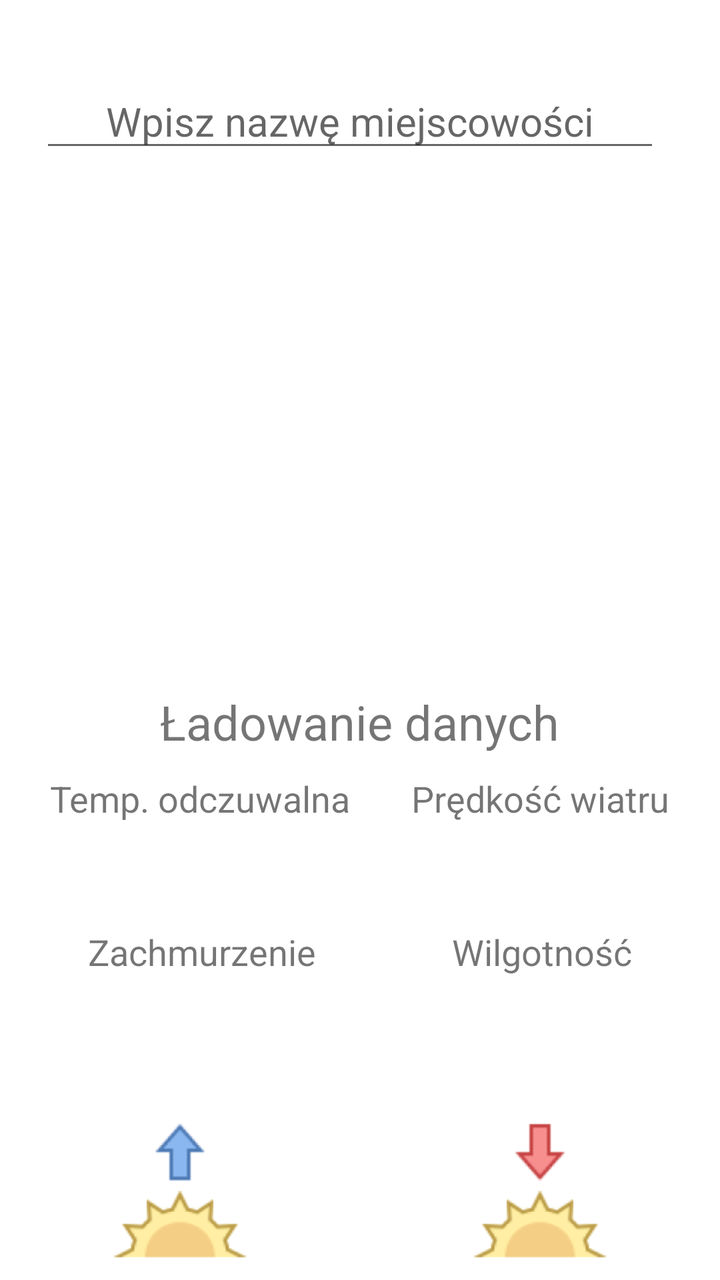
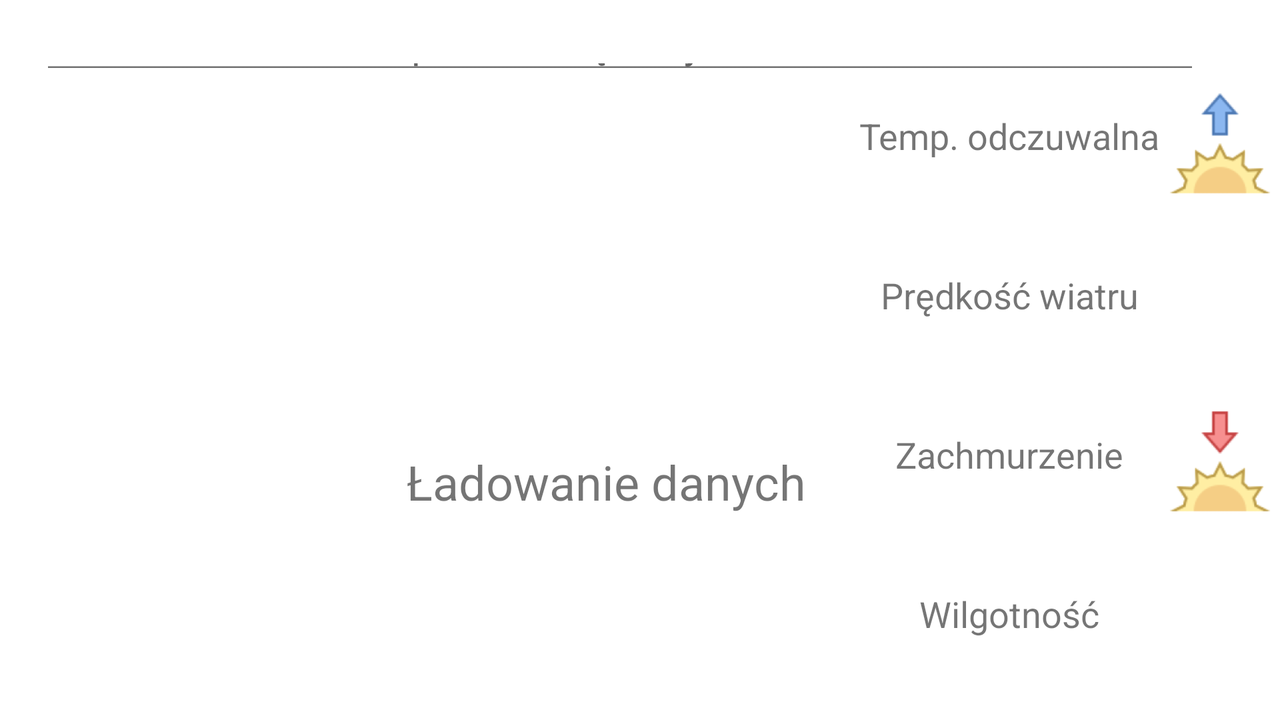

Compare how this app lays out the same screen by default and in its alternative resource folder. The renders come first, then the two layout files and the values they reference.
<!-- AndroidManifest.xml: application theme Theme.WeatherApp -->
<!-- res/layout/fragment_weather.xml -->
<?xml version="1.0" encoding="utf-8"?>
<LinearLayout xmlns:android="http://schemas.android.com/apk/res/android"
    xmlns:tools="http://schemas.android.com/tools"
    android:layout_width="match_parent"
    android:layout_height="match_parent"
    tools:context=".ui.WeatherFragment"
    android:layout_margin="5dp"
    android:orientation="vertical">

    <LinearLayout
        android:layout_width="match_parent"
        android:layout_height="wrap_content"
        android:orientation="horizontal"
        android:layout_marginBottom="10dp">

        <TextView
            android:id="@+id/text_view_date"
            android:layout_width="0dp"
            android:layout_height="wrap_content"
            android:textSize="20sp"
            android:textAlignment="textStart"
            android:layout_weight="1"
            />

        <TextView
            android:layout_width="0dp"
            android:layout_height="wrap_content"
            android:textSize="20sp"
            android:layout_weight="1"
            android:textStyle="bold"
            android:textAlignment="center"
            android:id="@+id/text_view_city_name"/>
        <TextView
            android:id="@+id/text_view_time"
            android:layout_width="0dp"
            android:layout_height="wrap_content"
            android:layout_weight="1"
            android:textAlignment="textEnd"
            android:textSize="20sp"/>

    </LinearLayout>


    <LinearLayout
        android:layout_width="match_parent"
        android:layout_height="wrap_content"
        android:orientation="horizontal">

        <EditText
            android:id="@+id/edit_text_city"
            android:layout_width="0dp"
            android:layout_height="44dp"
            android:hint="@string/city_edit_txt_hint"
            android:textSize="20sp"
            android:layout_marginStart="20dp"
            android:layout_weight="1"
            android:layout_marginEnd="20dp"
            android:textAlignment="center"
            />

        <ImageButton
            android:id="@+id/button_set_city"
            android:layout_width="wrap_content"
            android:layout_height="wrap_content"
            android:src="@drawable/ic_baseline_check_24"
            android:layout_marginEnd="10dp"
            android:background="@color/orange_700"
            />


    </LinearLayout>

    <LinearLayout
        android:layout_width="wrap_content"
        android:layout_height="wrap_content"
        android:layout_gravity="center"
        android:orientation="vertical">

        <ImageView
            android:id="@+id/image_view_icon"
            android:layout_width="150dp"
            android:layout_height="150dp"
            android:layout_gravity="center" />
        <TextView
            android:id="@+id/text_view_description"
            android:layout_width="wrap_content"
            android:layout_height="wrap_content"
            android:textSize="25sp"
            android:layout_gravity="center"
            />

        <TextView
            android:id="@+id/text_view_temp"
            android:layout_width="wrap_content"
            android:layout_height="wrap_content"
            android:textSize="60sp"
            android:textStyle="bold"
            android:layout_gravity="center"
            />

        <TextView
            android:id="@+id/text_view_pressure"
            android:layout_width="wrap_content"
            android:layout_height="wrap_content"
            android:text="@string/loading_data"
            android:textSize="24sp"
            android:layout_gravity="center"
            />

    </LinearLayout>

    <LinearLayout
        android:layout_width="match_parent"
        android:layout_height="wrap_content"
        android:layout_margin="10dp"
        android:orientation="horizontal">
        <LinearLayout
            android:layout_width="wrap_content"
            android:layout_height="match_parent"
            android:layout_weight="1"
            android:gravity="center"
            android:orientation="vertical">
            <TextView
                android:layout_width="wrap_content"
                android:layout_height="wrap_content"
                android:textSize="18sp"
                android:text="@string/feels_like"/>
            <TextView
                android:layout_width="wrap_content"
                android:layout_height="wrap_content"
                android:textStyle="bold"
                android:textSize="24sp"
                android:id="@+id/text_view_feels_like"/>
        </LinearLayout>

        <LinearLayout
            android:layout_width="wrap_content"
            android:layout_height="match_parent"
            android:layout_weight="1"
            android:gravity="center"
            android:orientation="vertical">
            <TextView
                android:layout_width="wrap_content"
                android:layout_height="wrap_content"
                android:textSize="18sp"
                android:text="@string/wind_speed"/>
            <TextView
                android:layout_width="wrap_content"
                android:layout_height="wrap_content"
                android:textStyle="bold"
                android:textSize="24sp"
                android:id="@+id/text_view_wind_speed"/>
        </LinearLayout>
    </LinearLayout>

    <LinearLayout
        android:layout_width="match_parent"
        android:layout_height="wrap_content"
        android:layout_margin="10dp"
        android:orientation="horizontal">
        <LinearLayout
            android:layout_width="wrap_content"
            android:layout_height="match_parent"
            android:layout_weight="1"
            android:gravity="center"
            android:orientation="vertical">
            <TextView
                android:layout_width="wrap_content"
                android:layout_height="wrap_content"
                android:textSize="18sp"
                android:text="@string/cloudiness"/>
            <TextView
                android:layout_width="wrap_content"
                android:layout_height="wrap_content"
                android:textStyle="bold"
                android:textSize="24sp"
                android:id="@+id/text_view_cloudiness"/>
        </LinearLayout>

        <LinearLayout
            android:layout_width="wrap_content"
            android:layout_height="match_parent"
            android:layout_weight="1"
            android:gravity="center"
            android:orientation="vertical">
            <TextView
                android:layout_width="wrap_content"
                android:layout_height="wrap_content"
                android:textSize="18sp"
                android:text="@string/humidity"/>
            <TextView
                android:layout_width="wrap_content"
                android:layout_height="wrap_content"
                android:textStyle="bold"
                android:textSize="24sp"
                android:id="@+id/text_view_humidity"/>
        </LinearLayout>
    </LinearLayout>

    <LinearLayout
        android:layout_width="match_parent"
        android:layout_height="wrap_content"
        android:layout_marginTop="25dp"
        android:orientation="horizontal">

        <LinearLayout
            android:layout_width="wrap_content"
            android:layout_height="match_parent"
            android:orientation="vertical"
            android:layout_weight="1"
            tools:ignore="NestedWeights">

            <ImageView
                android:layout_width="80dp"
                android:layout_height="80dp"
                android:src="@mipmap/sunrise"
                android:layout_gravity="center" />

            <TextView
                android:id="@+id/text_view_sunrise"
                android:layout_width="wrap_content"
                android:layout_height="wrap_content"
                android:textSize="30sp"
                android:layout_gravity="center"
                />

        </LinearLayout>
        <LinearLayout
            android:layout_width="wrap_content"
            android:layout_height="match_parent"
            android:orientation="vertical"
            android:layout_weight="1">

            <ImageView
                android:layout_width="80dp"
                android:layout_height="80dp"
                android:src="@mipmap/sunset"
                android:layout_gravity="center" />

            <TextView
                android:id="@+id/text_view_sunset"
                android:layout_width="wrap_content"
                android:layout_height="wrap_content"
                android:textSize="30sp"
                android:layout_gravity="center"
                />

        </LinearLayout>

    </LinearLayout>

</LinearLayout>
<!-- resources referenced by this layout -->
<resources>
  <color name="orange_700">#F36C01</color>
  <!-- mipmap sunrise: png bitmap (mipmap-hdpi, 2515 bytes) -->
  <!-- mipmap sunset: png bitmap (mipmap-hdpi, 2491 bytes) -->
  <string name="city_edit_txt_hint">Wpisz nazwę miejscowości</string>
  <string name="cloudiness">Zachmurzenie</string>
  <string name="feels_like">Temp. odczuwalna</string>
  <string name="humidity">Wilgotność</string>
  <string name="loading_data">Ładowanie danych</string>
  <string name="wind_speed">Prędkość wiatru</string>
  <style name="Theme.WeatherApp" parent="Theme.MaterialComponents.DayNight.DarkActionBar">
          
          <item name="colorPrimary">@color/orange_700</item>
          <item name="colorPrimaryVariant">@color/orange_500</item>
          <item name="colorOnPrimary">@color/white</item>
          
          <item name="colorSecondary">@color/green_200</item>
          <item name="colorSecondaryVariant">@color/green_700</item>
          <item name="colorOnSecondary">@color/black</item>
          
          <item name="android:statusBarColor" tools:targetApi="l">?attr/colorPrimaryVariant</item>
          
      </style>
  <color name="orange_500">#FF8C00</color>
  <color name="white">#FFFFFFFF</color>
  <color name="black">#FF000000</color>
</resources>
<!-- res/layout-land/fragment_weather.xml (the author's variant of the layout above) -->
<!-- drawn on the phone turned sideways -->
<?xml version="1.0" encoding="utf-8"?>
<LinearLayout xmlns:android="http://schemas.android.com/apk/res/android"
    xmlns:tools="http://schemas.android.com/tools"
    android:layout_width="match_parent"
    android:layout_height="match_parent"
    tools:context=".ui.WeatherFragment"
    android:layout_margin="5dp"
    android:orientation="vertical">

    
    <LinearLayout
        android:layout_width="match_parent"
        android:layout_height="wrap_content"
        android:orientation="horizontal">

        <TextView
            android:id="@+id/text_view_date"
            android:layout_width="0dp"
            android:layout_height="wrap_content"
            android:textSize="16sp"
            android:textAlignment="textStart"
            android:layout_weight="1"
            />
        <TextView
            android:layout_width="0dp"
            android:layout_height="wrap_content"
            android:textSize="16sp"
            android:layout_weight="1"
            android:textStyle="bold"
            android:textAlignment="center"
            android:id="@+id/text_view_city_name"/>

        <TextView
            android:id="@+id/text_view_time"
            android:layout_width="0dp"
            android:layout_height="wrap_content"
            android:layout_weight="1"
            android:textAlignment="textEnd"
            android:textSize="16sp"/>

    </LinearLayout>

    
    <LinearLayout
        android:layout_width="match_parent"
        android:layout_height="wrap_content"
        android:orientation="horizontal"
        android:gravity="center">

        <EditText
            android:id="@+id/edit_text_city"
            android:layout_width="0dp"
            android:layout_height="match_parent"
            android:hint="@string/city_edit_txt_hint"
            android:textSize="20sp"
            android:layout_marginStart="20dp"
            android:layout_weight="1"
            android:layout_marginEnd="20dp"
            android:textAlignment="center"
            />

        <ImageButton
            android:id="@+id/button_set_city"
            android:layout_width="wrap_content"
            android:layout_height="wrap_content"
            android:src="@drawable/ic_baseline_check_24"
            android:layout_margin="10dp"
            android:background="@color/orange_700"
            />
    </LinearLayout>

    
    <LinearLayout
        android:layout_width="match_parent"
        android:layout_height="match_parent"
        android:orientation="horizontal">

        
        <LinearLayout
            android:layout_width="wrap_content"
            android:layout_height="match_parent"
            android:gravity="center"
            android:orientation="vertical"
            android:layout_weight="1">

            <ImageView
                android:id="@+id/image_view_icon"
                android:layout_width="150dp"
                android:layout_height="150dp"
                android:layout_gravity="center" />
            <TextView
                android:id="@+id/text_view_description"
                android:layout_width="wrap_content"
                android:layout_height="wrap_content"
                android:textSize="20sp"
                android:layout_gravity="center"
                />
        </LinearLayout>

        
        <LinearLayout
            android:layout_width="wrap_content"
            android:layout_height="match_parent"
            android:gravity="center"
            android:orientation="vertical"
            android:layout_weight="2">

            <TextView
                android:id="@+id/text_view_temp"
                android:layout_width="wrap_content"
                android:layout_height="wrap_content"
                android:textSize="60sp"
                android:textStyle="bold"
                android:layout_gravity="center"
                />

            <TextView
                android:id="@+id/text_view_pressure"
                android:layout_width="wrap_content"
                android:layout_height="wrap_content"
                android:textSize="24sp"
                android:text="@string/loading_data"
                android:layout_gravity="center"
                />
        </LinearLayout>

        <LinearLayout
            android:layout_width="wrap_content"
            android:layout_height="match_parent"
            android:gravity="center"
            android:orientation="vertical">
            <LinearLayout
                android:layout_width="wrap_content"
                android:layout_height="match_parent"
                android:layout_weight="1"
                android:gravity="center"
                android:orientation="vertical">
                <TextView
                    android:layout_width="wrap_content"
                    android:layout_height="wrap_content"
                    android:textSize="18sp"
                    android:text="@string/feels_like"/>
                <TextView
                    android:layout_width="wrap_content"
                    android:layout_height="wrap_content"
                    android:textStyle="bold"
                    android:textSize="20sp"
                    android:id="@+id/text_view_feels_like"/>
            </LinearLayout>

            <LinearLayout
                android:layout_width="wrap_content"
                android:layout_height="match_parent"
                android:layout_weight="1"
                android:gravity="center"
                android:orientation="vertical">
                <TextView
                    android:layout_width="wrap_content"
                    android:layout_height="wrap_content"
                    android:textSize="18sp"
                    android:text="@string/wind_speed"/>
                <TextView
                    android:layout_width="wrap_content"
                    android:layout_height="wrap_content"
                    android:textStyle="bold"
                    android:textSize="20sp"
                    android:id="@+id/text_view_wind_speed"/>
            </LinearLayout>
            <LinearLayout
                android:layout_width="wrap_content"
                android:layout_height="match_parent"
                android:layout_weight="1"
                android:gravity="center"
                android:orientation="vertical">
                <TextView
                    android:layout_width="wrap_content"
                    android:layout_height="wrap_content"
                    android:textSize="18sp"
                    android:text="@string/cloudiness"/>
                <TextView
                    android:layout_width="wrap_content"
                    android:layout_height="wrap_content"
                    android:textStyle="bold"
                    android:textSize="20sp"
                    android:id="@+id/text_view_cloudiness"/>
            </LinearLayout>

            <LinearLayout
                android:layout_width="wrap_content"
                android:layout_height="match_parent"
                android:layout_weight="1"
                android:gravity="center"
                android:orientation="vertical">
                <TextView
                    android:layout_width="wrap_content"
                    android:layout_height="wrap_content"
                    android:textSize="18sp"
                    android:text="@string/humidity"/>
                <TextView
                    android:layout_width="wrap_content"
                    android:layout_height="wrap_content"
                    android:textStyle="bold"
                    android:textSize="20sp"
                    android:id="@+id/text_view_humidity"/>
            </LinearLayout>
        </LinearLayout>

        
        <LinearLayout
            android:layout_width="wrap_content"
            android:layout_height="match_parent"
            android:orientation="vertical"
            android:layout_gravity="center">
            
            <LinearLayout
                android:layout_width="wrap_content"
                android:layout_height="wrap_content"
                android:orientation="vertical"
                android:layout_weight="1"
                android:layout_gravity="center">

                <ImageView
                    android:layout_width="60dp"
                    android:layout_height="60dp"
                    android:src="@mipmap/sunrise"
                    android:layout_gravity="center" />

                <TextView
                    android:id="@+id/text_view_sunrise"
                    android:layout_width="wrap_content"
                    android:layout_height="wrap_content"
                    android:textSize="20sp"
                    android:layout_gravity="center"
                    />
            </LinearLayout>

            
            <LinearLayout
                android:layout_width="wrap_content"
                android:layout_height="wrap_content"
                android:orientation="vertical"
                android:layout_weight="1"
                android:layout_gravity="center">

                <ImageView
                    android:layout_width="60dp"
                    android:layout_height="60dp"
                    android:src="@mipmap/sunset"
                    android:layout_gravity="center" />

                <TextView
                    android:id="@+id/text_view_sunset"
                    android:layout_width="wrap_content"
                    android:layout_height="wrap_content"
                    android:textSize="20sp"
                    android:layout_gravity="center"
                    />
            </LinearLayout>
        </LinearLayout>
    </LinearLayout>
</LinearLayout>
